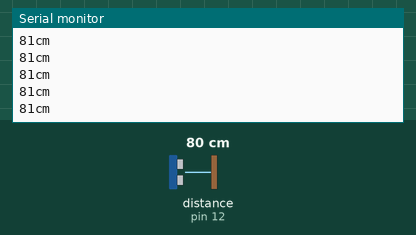
This sketch was run on a simulated Arduino Uno, built with avr-gcc and run on an emulated ATmega328P. Parts: the last lines printed to the serial monitor. The test bench sets the inputs (shaded band); at power-on: distance to the obstacle (sensor on pin 12) 80 cm. The echo pulse lasts 58.3 µs per cm.

Above: at 1.2 s.
1.3 s: distance to the obstacle (sensor on pin 12) set to 2 cm
At 1.34 s:
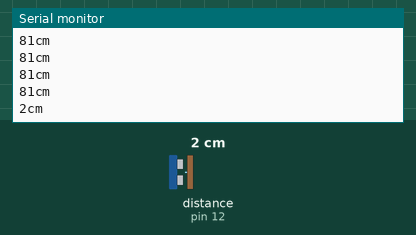
2.8 s: distance to the obstacle (sensor on pin 12) set to 4 cm
At 2.82 s:
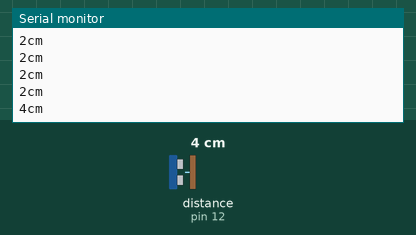
Timing chart, 0 to 5.8 s (numbered marks = the images above; inputs shaded):
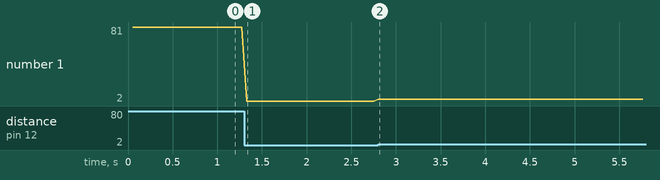

Measured:
- after the input at 1.3 s, the serial monitor: prints a new line at once (image 1)
- after the input at 2.8 s, the serial monitor: prints a new line at once (image 2)
- plotted number 1: 81 → 2 after the input at 1.3 s, 2 → 4 after the input at 2.8 s

The sketch:

CarBackUpSensor.ino
```cpp
/*
 * modified from http://playground.arduino.cc/Code/NewPing
*/

#include <NewPing.h>

#define GREEN_LED 10
#define YELLOW_LED 9
#define RED_LED 8
#define TRIGGER_PIN 11
#define ECHO_PIN 12
#define MAX_DISTANCE 200

NewPing sonar(TRIGGER_PIN, ECHO_PIN, MAX_DISTANCE); // NewPing setup of pins and maximum distance.

void setup() {
   Serial.begin(9600);
}

void loop() {
   delay(50);
   unsigned int dis = sonar.ping_cm();
   Serial.print(dis);
   Serial.println("cm");
   if(dis > 10) {
    digitalWrite(GREEN_LED,HIGH);
    digitalWrite(YELLOW_LED,LOW);
    digitalWrite(RED_LED,LOW);
   } else if(dis > 5) {
    digitalWrite(GREEN_LED,LOW);
    digitalWrite(YELLOW_LED,HIGH);
    digitalWrite(RED_LED,LOW);
   } else {
    digitalWrite(GREEN_LED,LOW);
    digitalWrite(YELLOW_LED,LOW);
    digitalWrite(RED_LED,HIGH);
   }
}
```
